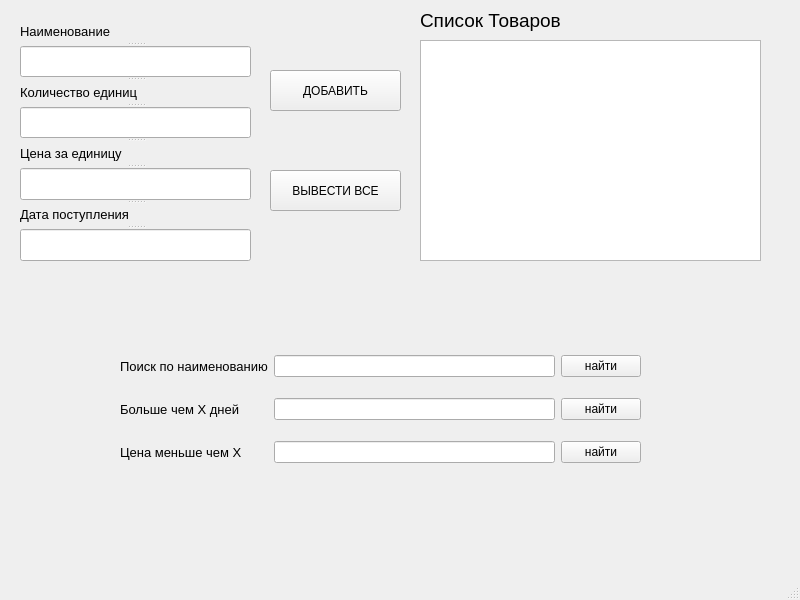
<?xml version="1.0" encoding="UTF-8"?>
<ui version="4.0">
 <class>MainWindow</class>
 <widget class="QMainWindow" name="MainWindow">
  <property name="geometry">
   <rect>
    <x>0</x>
    <y>0</y>
    <width>800</width>
    <height>600</height>
   </rect>
  </property>
  <property name="windowTitle">
   <string>Склад</string>
  </property>
  <widget class="QWidget" name="centralwidget">
   <widget class="QLabel" name="label">
    <property name="geometry">
     <rect>
      <x>420</x>
      <y>0</y>
      <width>181</width>
      <height>41</height>
     </rect>
    </property>
    <property name="font">
     <font>
      <family>Arial</family>
      <pointsize>14</pointsize>
     </font>
    </property>
    <property name="text">
     <string>Список Товаров</string>
    </property>
   </widget>
   <widget class="QTextBrowser" name="textBrowser">
    <property name="geometry">
     <rect>
      <x>420</x>
      <y>40</y>
      <width>341</width>
      <height>221</height>
     </rect>
    </property>
   </widget>
   <widget class="QPushButton" name="pushButton">
    <property name="geometry">
     <rect>
      <x>270</x>
      <y>70</y>
      <width>131</width>
      <height>41</height>
     </rect>
    </property>
    <property name="text">
     <string>ДОБАВИТЬ</string>
    </property>
   </widget>
   <widget class="QPushButton" name="pushButton_2">
    <property name="geometry">
     <rect>
      <x>270</x>
      <y>170</y>
      <width>131</width>
      <height>41</height>
     </rect>
    </property>
    <property name="text">
     <string>ВЫВЕСТИ ВСЕ</string>
    </property>
   </widget>
   <widget class="QSplitter" name="splitter">
    <property name="geometry">
     <rect>
      <x>20</x>
      <y>20</y>
      <width>231</width>
      <height>241</height>
     </rect>
    </property>
    <property name="orientation">
     <enum>Qt::Vertical</enum>
    </property>
    <widget class="QLabel" name="label_2">
     <property name="font">
      <font>
       <family>Arial</family>
       <pointsize>10</pointsize>
      </font>
     </property>
     <property name="text">
      <string>Наименование</string>
     </property>
    </widget>
    <widget class="QLineEdit" name="lineName"/>
    <widget class="QLabel" name="label_3">
     <property name="font">
      <font>
       <family>Arial</family>
       <pointsize>10</pointsize>
      </font>
     </property>
     <property name="text">
      <string>Количество единиц</string>
     </property>
    </widget>
    <widget class="QLineEdit" name="lineCount"/>
    <widget class="QLabel" name="label_4">
     <property name="font">
      <font>
       <family>Arial</family>
       <pointsize>10</pointsize>
      </font>
     </property>
     <property name="text">
      <string>Цена за единицу</string>
     </property>
    </widget>
    <widget class="QLineEdit" name="lineCost"/>
    <widget class="QLabel" name="label_5">
     <property name="font">
      <font>
       <family>Arial</family>
       <pointsize>10</pointsize>
      </font>
     </property>
     <property name="text">
      <string>Дата поступления</string>
     </property>
    </widget>
    <widget class="QLineEdit" name="lineDate"/>
   </widget>
   <widget class="QWidget" name="">
    <property name="geometry">
     <rect>
      <x>120</x>
      <y>340</y>
      <width>521</width>
      <height>141</height>
     </rect>
    </property>
    <layout class="QGridLayout" name="gridLayout">
     <item row="0" column="0">
      <widget class="QLabel" name="label_6">
       <property name="font">
        <font>
         <family>Arial</family>
         <pointsize>10</pointsize>
        </font>
       </property>
       <property name="text">
        <string>Поиск по наименованию</string>
       </property>
      </widget>
     </item>
     <item row="0" column="1">
      <widget class="QLineEdit" name="lineFindName"/>
     </item>
     <item row="0" column="2">
      <widget class="QPushButton" name="pushButton_3">
       <property name="text">
        <string>найти</string>
       </property>
      </widget>
     </item>
     <item row="1" column="0">
      <widget class="QLabel" name="label_7">
       <property name="font">
        <font>
         <family>Arial</family>
         <pointsize>10</pointsize>
        </font>
       </property>
       <property name="text">
        <string>Больше чем X дней</string>
       </property>
      </widget>
     </item>
     <item row="1" column="1">
      <widget class="QLineEdit" name="lineFindDate"/>
     </item>
     <item row="1" column="2">
      <widget class="QPushButton" name="pushButton_4">
       <property name="text">
        <string>найти</string>
       </property>
      </widget>
     </item>
     <item row="2" column="0">
      <widget class="QLabel" name="label_8">
       <property name="font">
        <font>
         <family>Arial</family>
         <pointsize>10</pointsize>
        </font>
       </property>
       <property name="text">
        <string>Цена меньше чем X</string>
       </property>
      </widget>
     </item>
     <item row="2" column="1">
      <widget class="QLineEdit" name="lineFindPrice"/>
     </item>
     <item row="2" column="2">
      <widget class="QPushButton" name="pushButton_5">
       <property name="text">
        <string>найти</string>
       </property>
      </widget>
     </item>
    </layout>
   </widget>
  </widget>
  <widget class="QMenuBar" name="menubar">
   <property name="geometry">
    <rect>
     <x>0</x>
     <y>0</y>
     <width>800</width>
     <height>25</height>
    </rect>
   </property>
  </widget>
  <widget class="QStatusBar" name="statusbar"/>
 </widget>
 <resources/>
 <connections/>
</ui>
